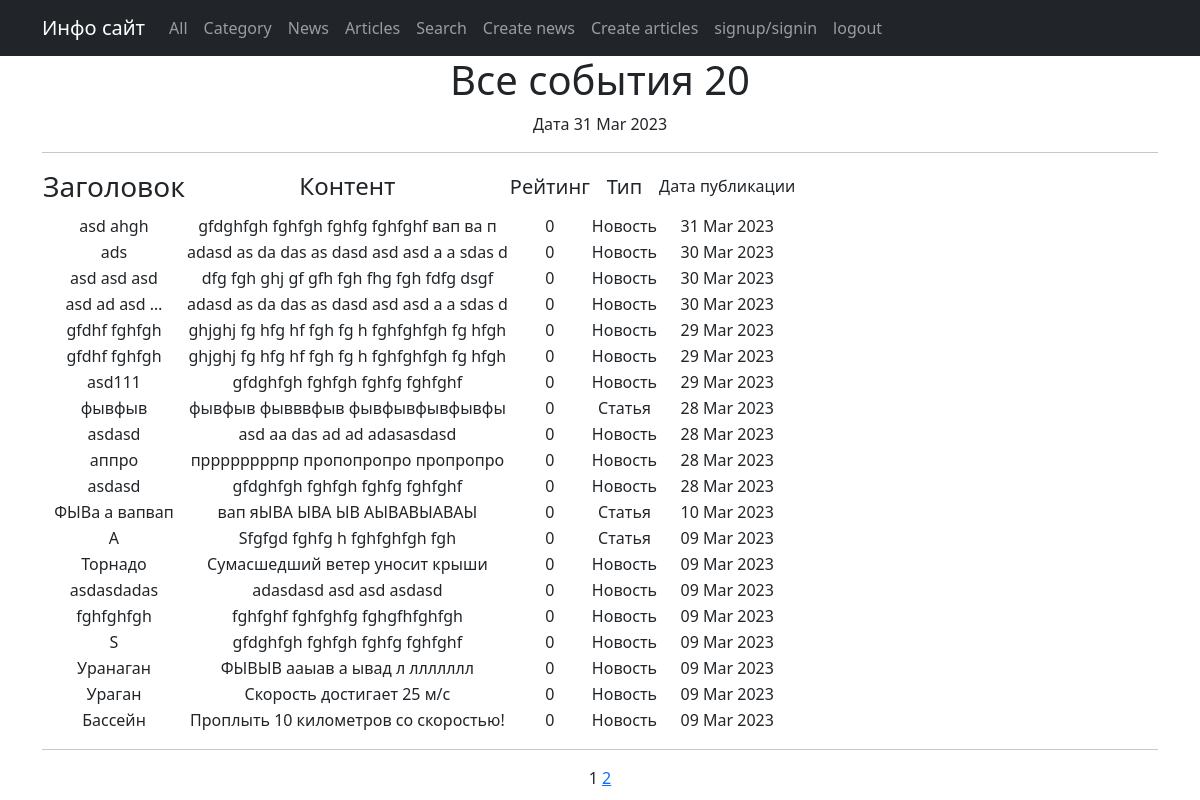
/posts/, run on the app's committed database.
### posts/models.py (models this page shows, shortened)
class Post(models.Model):
    article = 'ARTI'
    news = 'NEWS'
    POST_TYPE = [
        (article, 'Статья'),
        (news, 'Новость')
    ]
    author = models.ForeignKey(Author, on_delete=models.CASCADE)
    types = models.CharField(max_length=4, choices=POST_TYPE, default=news)
    time_date = models.DateTimeField(auto_now_add=True)
    category = models.ManyToManyField(Category, through='PostCategory')
    title = models.CharField(max_length=255, blank=False)
    content = models.TextField(blank=False)
    rating = models.IntegerField(default=0)

### posts/views.py (the view)
# urls.py: path('', PostList.as_view(), name='post_list'),
class PostList(ListView):
    model = Post
    ordering = '-time_date'
    template_name = 'posts.html'
    context_object_name = 'posts'
    paginate_by = 20
    def get_context_data(self, **kwargs):
        context = super().get_context_data(**kwargs)
        context['num_of_posts'] = len(Post.objects.filter())
        return context

### posts/templatetags/custom_filters.py (called while the page is built)
@register.filter()
def censor(value):
    new_list = list(value.split())
    if isinstance(value, str):
        for i in range(len(new_list)):
            if new_list[i].lower() in censor_list:
                s = new_list[i]
                new_list[i] = s[:2] + '*' * (len(s) - 2)
        return ' '.join(new_list)
    else:
        raise TypeError('Объект не является строкой')

### posts/templatetags/custom_tags.py (called while the page is built)
@register.simple_tag()
def current_time(format_string='%b %d %Y'):
    return datetime.utcnow().strftime(format_string)

### templates/posts.html (shortened to what this page needs)
{% extends 'flatpages/default.html' %}
{% load custom_filters %}
{% load custom_tags %}
{% block content %}
<h1>Все события {{ posts|length }} </h1>
Дата {% current_time '%d %b %Y' %}
<hr>
    {% if posts %}
        <table>
            <tr>
                <td><h3>Заголовок</h3></td>
                <td><h4>Контент</h4></td>
                <td><h5>Рейтинг</h5></td>
                <td><h5>Тип</h5></td>
                <td><h6>Дата публикации</h6></td>
            </tr>
            {% for post in posts %}
            <tr>
                <td>{{ post.title|truncatewords:3|censor }}</td>
                <td>{{ post.content|truncatewords:20|censor }}</td>
                <td>{{ post.rating }}</td>
                <td>{{ post.get_types_display }}</td>
                <td>{{ post.time_date|date:'d M Y' }}</td>
            </tr>
            {% endfor %}
        </table>
    {% else %}
        <h2>Новостей нет!</h2>
    {% endif %}
    <hr>
    {{ page_obj.number }}
    {% if page_obj.has_next %}
        <a href="?page={{ page_obj.next_page_number }}">{{ page_obj.next_page_number }}</a>
    {% endif %}
{% endblock content %}

### data on the page
Post: title|censor "asd ahgh", content|censor "gfdghfgh fghfgh fghfg fghfghf вап ва п", rating "0", types "Новость", time_date "31 Mar 2023"
Post: title|censor "ads", content|censor "adasd as da das as dasd asd asd a a sdas d", rating "0", types "Новость", time_date "30 Mar 2023"
Post: title|censor "asd asd asd", content|censor "dfg fgh ghj gf gfh fgh fhg fgh fdfg dsgf", rating "0", types "Новость", time_date "30 Mar 2023"
Post: title|censor "asd ad asd …", content|censor "adasd as da das as dasd asd asd a a sdas d", rating "0", types "Новость", time_date "30 Mar 2023"
Post: title|censor "gfdhf fghfgh", content|censor "ghjghj fg hfg hf fgh fg h fghfghfgh fg hfgh", rating "0", types "Новость", time_date "29 Mar 2023"
Post: title|censor "gfdhf fghfgh", content|censor "ghjghj fg hfg hf fgh fg h fghfghfgh fg hfgh", rating "0", types "Новость", time_date "29 Mar 2023"
Post: title|censor "asd111", content|censor "gfdghfgh fghfgh fghfg fghfghf", rating "0", types "Новость", time_date "29 Mar 2023"
Post: title|censor "фывфыв", content|censor "фывфыв фывввфыв фывфывфывфывфы", rating "0", types "Статья", time_date "28 Mar 2023"
Post: title|censor "asdasd", content|censor "asd aa das ad ad adasasdasd", rating "0", types "Новость", time_date "28 Mar 2023"
Post: title|censor "аппро", content|censor "пррррррррпр пропопропро пропропро", rating "0", types "Новость", time_date "28 Mar 2023"
Post: title|censor "asdasd", content|censor "gfdghfgh fghfgh fghfg fghfghf", rating "0", types "Новость", time_date "28 Mar 2023"
Post: title|censor "ФЫВа а вапвап", content|censor "вап яЫВА ЫВА ЫВ АЫВАВЫАВАЫ", rating "0", types "Статья", time_date "10 Mar 2023"
Post: title|censor "A", content|censor "Sfgfgd fghfg h fghfghfgh fgh", rating "0", types "Статья", time_date "09 Mar 2023"
Post: title|censor "Торнадо", content|censor "Сумасшедший ветер уносит крыши", rating "0", types "Новость", time_date "09 Mar 2023"
Post: title|censor "asdasdadas", content|censor "adasdasd asd asd asdasd", rating "0", types "Новость", time_date "09 Mar 2023"
Post: title|censor "fghfghfgh", content|censor "fghfghf fghfghfg fghgfhfghfgh", rating "0", types "Новость", time_date "09 Mar 2023"
Post: title|censor "S", content|censor "gfdghfgh fghfgh fghfg fghfghf", rating "0", types "Новость", time_date "09 Mar 2023"
Post: title|censor "Уранаган", content|censor "ФЫВЫВ ааыав а ывад л ллллллл", rating "0", types "Новость", time_date "09 Mar 2023"
Post: title|censor "Ураган", content|censor "Скорость достигает 25 м/с", rating "0", types "Новость", time_date "09 Mar 2023"
Post: title|censor "Бассейн", content|censor "Проплыть 10 километров со скоростью!", rating "0", types "Новость", time_date "09 Mar 2023"

### other printed values
{{ posts|length }} "20"
{{ page_obj.number }} "1"
{{ page_obj.next_page_number }} "2"
